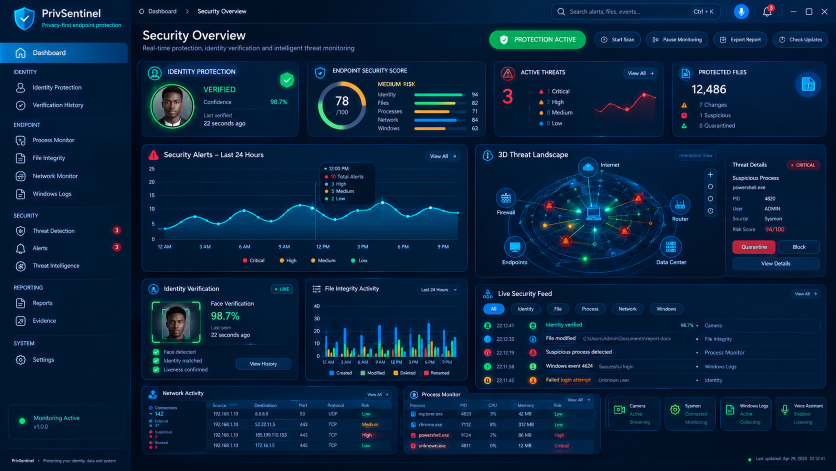
#> input picture PrivS.png, 1672 x 941 px (shown at 1/2 size)
$ python -i face_detector.py   (imports and definitions only)   (older library calls are emulated)
#> lines starting #> are read from the running program, lines starting #| are printed output that depends on the picture
#> further down, picture is the input picture: shape (941, 1672, 3); mean B, G, R 62.3, 33.8, 7
"""Single-face detection and enrollment image quality checks."""

from __future__ import annotations

from dataclasses import dataclass
from pathlib import Path

import cv2
import numpy as np


@dataclass(frozen=True, slots=True)
class DetectedFace:
    x: int
    y: int
    width: int
    height: int


@dataclass(frozen=True, slots=True)
class ImageQuality:
    accepted: bool
    detail: str
    brightness: float
    sharpness: float


class FaceDetector:
    def __init__(self, cascade_path: str | Path | None = None) -> None:
        path = Path(cascade_path) if cascade_path else (
            Path(cv2.data.haarcascades) / "haarcascade_frontalface_default.xml"
        )
        self._cascade = cv2.CascadeClassifier(str(path))
        if self._cascade.empty():
            raise RuntimeError(f"Could not load face detector cascade: {path}")

    def detect(self, frame: np.ndarray) -> list[DetectedFace]:
        if frame is None or frame.ndim != 3 or frame.shape[2] < 3:
            raise ValueError("Face detection requires a color image.")
        gray = cv2.cvtColor(frame, cv2.COLOR_BGR2GRAY)
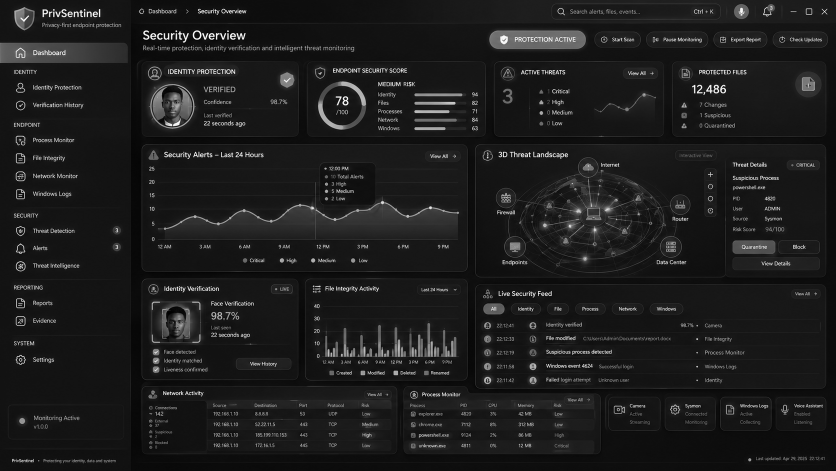
#> gray: shape (941, 1672) (shown at 1/2 size); min 0, max 255, mean 29.1
        gray = cv2.equalizeHist(gray)
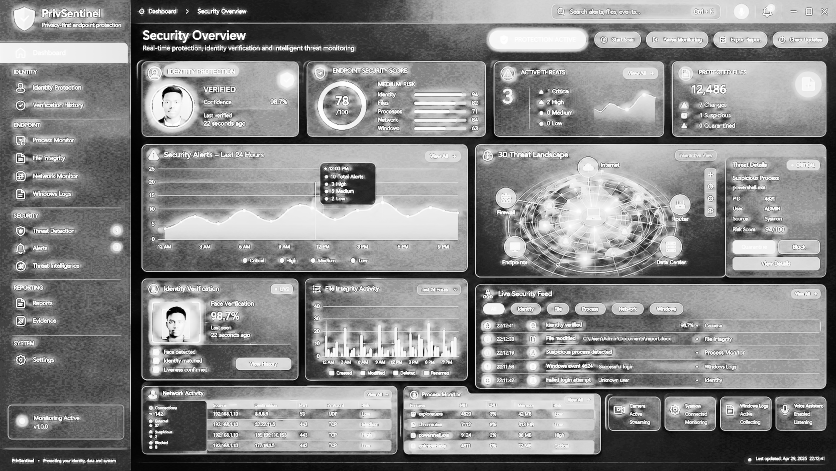
#> gray: shape (941, 1672) (shown at 1/2 size); min 0, max 255, mean 133.6
        faces = self._cascade.detectMultiScale(
            gray,
            scaleFactor=1.1,
            minNeighbors=5,
            minSize=(48, 48),
            flags=cv2.CASCADE_SCALE_IMAGE,
        )
#> faces = [[318, 183, 53, 53], [326, 622, 54, 54], [942, 605, 87, 87]]
        return [
            DetectedFace(int(x), int(y), int(width), int(height))
            for x, y, width, height in faces
        ]

    # [102 lines left out: functions glasses_visible, validate_enrollment_frame, not called in this run]

>>> import cv2
>>> picture = cv2.imread('../../PrivS.png')
>>> result = FaceDetector().detect(picture)
#> result = 3 items
